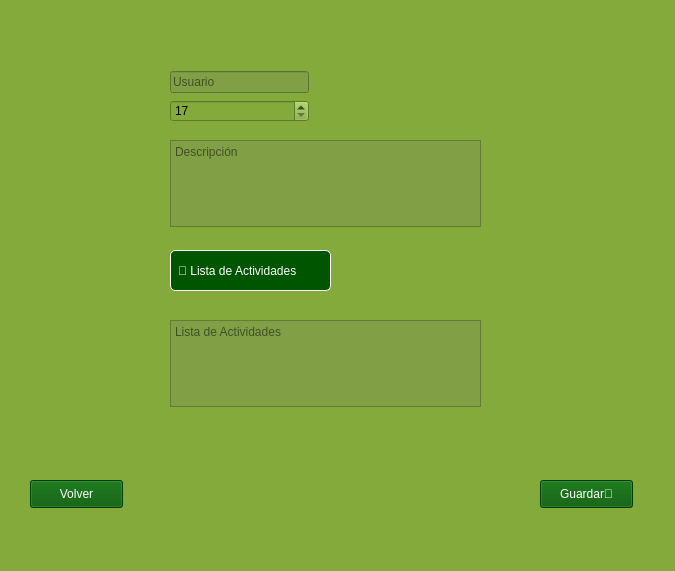
<?xml version="1.0" encoding="UTF-8"?>
<ui version="4.0">
 <class>MainWindow</class>
 <widget class="QMainWindow" name="MainWindow">
  <property name="geometry">
   <rect>
    <x>0</x>
    <y>0</y>
    <width>675</width>
    <height>571</height>
   </rect>
  </property>
  <property name="windowTitle">
   <string>MainWindow</string>
  </property>
  <property name="styleSheet">
   <string notr="true">background-color: rgb(131, 170, 59)</string>
  </property>
  <widget class="QWidget" name="centralwidget">
   <widget class="QPushButton" name="BotonVolverPerfil">
    <property name="geometry">
     <rect>
      <x>30</x>
      <y>480</y>
      <width>93</width>
      <height>28</height>
     </rect>
    </property>
    <property name="styleSheet">
     <string notr="true">background-color:  rgb(0, 85, 0);
color: white
</string>
    </property>
    <property name="text">
     <string>Volver</string>
    </property>
   </widget>
   <widget class="QPushButton" name="BotonGuardarPerfil">
    <property name="geometry">
     <rect>
      <x>540</x>
      <y>480</y>
      <width>93</width>
      <height>28</height>
     </rect>
    </property>
    <property name="styleSheet">
     <string notr="true">background-color:  rgb(0, 85, 0);
color: white
</string>
    </property>
    <property name="text">
     <string>Guardar💾</string>
    </property>
   </widget>
   <widget class="QTextEdit" name="EditarDescripcion">
    <property name="geometry">
     <rect>
      <x>170</x>
      <y>140</y>
      <width>311</width>
      <height>87</height>
     </rect>
    </property>
    <property name="styleSheet">
     <string notr="true">background-color:  rgb(129, 160, 70)</string>
    </property>
    <property name="placeholderText">
     <string>Descripción</string>
    </property>
   </widget>
   <widget class="QTextEdit" name="EditarActividades">
    <property name="geometry">
     <rect>
      <x>170</x>
      <y>320</y>
      <width>311</width>
      <height>87</height>
     </rect>
    </property>
    <property name="styleSheet">
     <string notr="true">background-color:  rgb(129, 160, 70)</string>
    </property>
    <property name="placeholderText">
     <string>Lista de Actividades</string>
    </property>
   </widget>
   <widget class="QLabel" name="label">
    <property name="geometry">
     <rect>
      <x>170</x>
      <y>250</y>
      <width>161</width>
      <height>41</height>
     </rect>
    </property>
    <property name="styleSheet">
     <string notr="true">QLabel {
    background-color:  rgb(0, 85, 0) ;
    border: 1px solid rgb(255, 255, 255);
    padding: 4px;
    border-radius: 5px;
	color: white
}</string>
    </property>
    <property name="text">
     <string>📝 Lista de Actividades</string>
    </property>
   </widget>
   <widget class="QWidget" name="">
    <property name="geometry">
     <rect>
      <x>170</x>
      <y>70</y>
      <width>139</width>
      <height>55</height>
     </rect>
    </property>
    <layout class="QVBoxLayout" name="verticalLayout">
     <item>
      <widget class="QLineEdit" name="EditarUsuario">
       <property name="styleSheet">
        <string notr="true">background-color:  rgb(129, 160, 70)</string>
       </property>
       <property name="placeholderText">
        <string>Usuario</string>
       </property>
      </widget>
     </item>
     <item>
      <widget class="QSpinBox" name="EditarEdad">
       <property name="styleSheet">
        <string notr="true">background-color: rgb(131, 170, 59)</string>
       </property>
       <property name="minimum">
        <number>17</number>
       </property>
       <property name="maximum">
        <number>90</number>
       </property>
      </widget>
     </item>
    </layout>
   </widget>
  </widget>
  <widget class="QMenuBar" name="menubar">
   <property name="geometry">
    <rect>
     <x>0</x>
     <y>0</y>
     <width>675</width>
     <height>26</height>
    </rect>
   </property>
  </widget>
  <widget class="QStatusBar" name="statusbar"/>
 </widget>
 <resources/>
 <connections/>
</ui>
